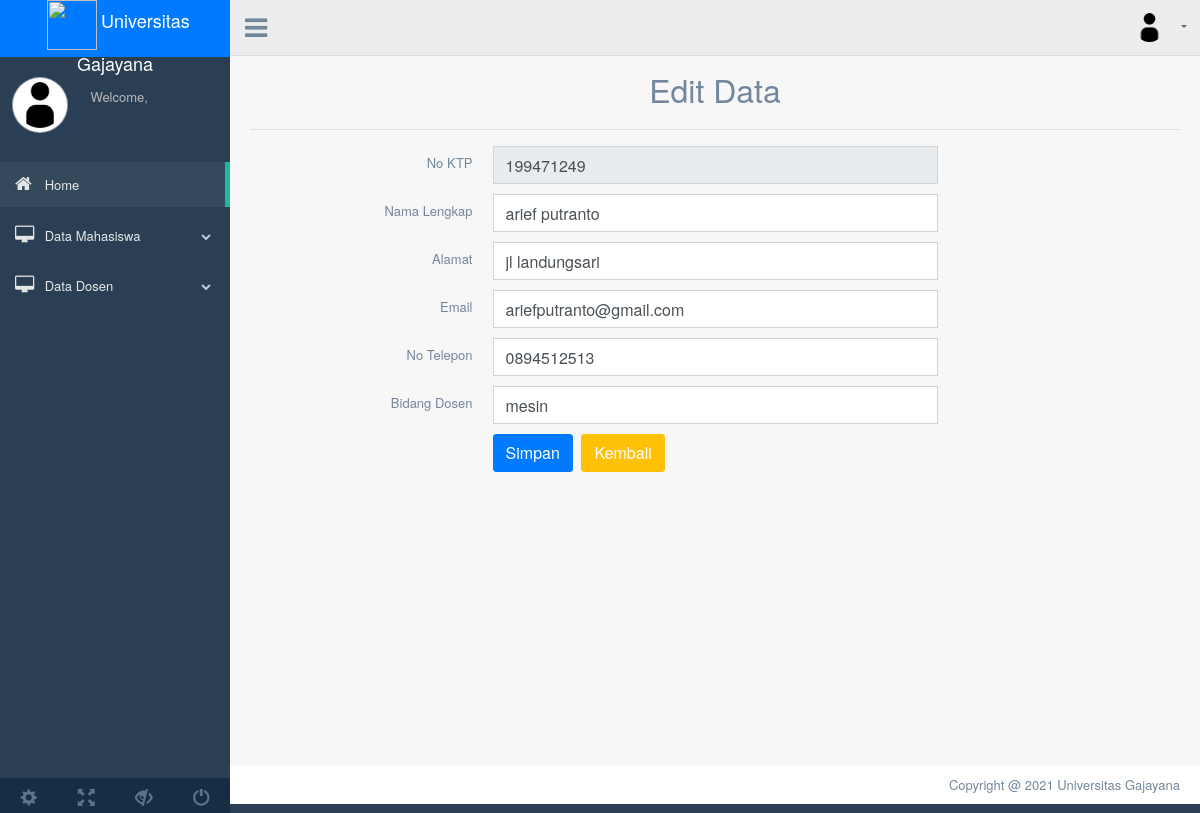
/index.php?page=edit_dsn&id_dosen=6, run on the app's committed database.
### tables this page shows
CREATE TABLE `dosen` (
  `id_dosen` int(5) NOT NULL,
  `ktp_dosen` varchar(50) NOT NULL,
  `nama_dosen` varchar(100) NOT NULL,
  `alamat_dosen` varchar(100) NOT NULL,
  `email_dosen` varchar(100) NOT NULL,
  `notlp_dosen` varchar(15) NOT NULL,
  `bidang_dosen` varchar(100) NOT NULL
);

### edit_dosen.php (the view, shortened to what this page needs)
<?php
include('koneksi.php'); ?>
<div class="container" style="margin-top:20px">
    <center>
        <font size="6">Edit Data</font>
    </center>
    <hr>
    <?php
    if (isset($_GET['id_dosen'])) {
        $id_dosen = $_GET['id_dosen'];
        $select = mysqli_query($conn, "SELECT * FROM dosen WHERE id_dosen='$id_dosen'") or die(mysqli_error($koneksi));
        if (mysqli_num_rows($select) == 0) {
            echo '<div class="alert alert-warning">ID tidak ada dalam database.</div>';
            exit();
        } else {
            $data = mysqli_fetch_assoc($select);
        }
    }
    ?>
    <form action="index.php?page=edit_dsn&id_dosen=<?php echo $id_dosen; ?>" method="post">
        <div class="item form-group">
            <label class="col-form-label col-md-3 col-sm-3 label-align">No KTP</label>
            <div class="col-md-6 col-sm-6">
                <input type="text" name="ktp_dosen" class="form-control" size="4" value="<?php echo $data['ktp_dosen']; ?>" readonly required>
            </div>
        </div>
        <div class="item form-group">
            <label class="col-form-label col-md-3 col-sm-3 label-align">Nama Lengkap</label>
            <div class="col-md-6 col-sm-6">
                <input type="text" name="nama_dosen" class="form-control" value="<?php echo $data['nama_dosen']; ?>" required>
            </div>
        </div>
        <div class="item form-group">
            <label class="col-form-label col-md-3 col-sm-3 label-align">Alamat</label>
            <div class="col-md-6 col-sm-6">
                <input type="text" name="alamat_dosen" class="form-control" value="<?php echo $data['alamat_dosen']; ?>" required>
            </div>
        </div>
        <div class="item form-group">
            <label class="col-form-label col-md-3 col-sm-3 label-align">Email</label>
            <div class="col-md-6 col-sm-6">
                <input type="text" name="email_dosen" class="form-control" value="<?php echo $data['email_dosen']; ?>" required>
            </div>
        </div>
        <div class="item form-group">
            <label class="col-form-label col-md-3 col-sm-3 label-align">No Telepon</label>
            <div class="col-md-6 col-sm-6">
                <input type="text" name="notlp_dosen" class="form-control" value="<?php echo $data['notlp_dosen']; ?>" required>
            </div>
        </div>
        <div class="item form-group">
            <label class="col-form-label col-md-3 col-sm-3 label-align">Bidang Dosen</label>
            <div class="col-md-6 col-sm-6">
                <input type="text" name="bidang_dosen" class="form-control" value="<?php echo $data['bidang_dosen']; ?>" required>
            </div>
        </div>
        <div class="item form-group">
            <div class="col-md-6 col-sm-6 offset-md-3">
                <input type="submit" name="submit" class="btn btn-primary" value="Simpan">
                <a href="index.php?page=tampil_dsn" class="btn btn-warning">Kembali</a>
            </div>
        </div>
    </form>
</div>

### data on the page
dosen: ktp_dosen "199471249", nama_dosen "arief putranto", alamat_dosen "jl landungsari", email_dosen "ariefputranto@gmail.com", notlp_dosen "0894512513", bidang_dosen "mesin"
